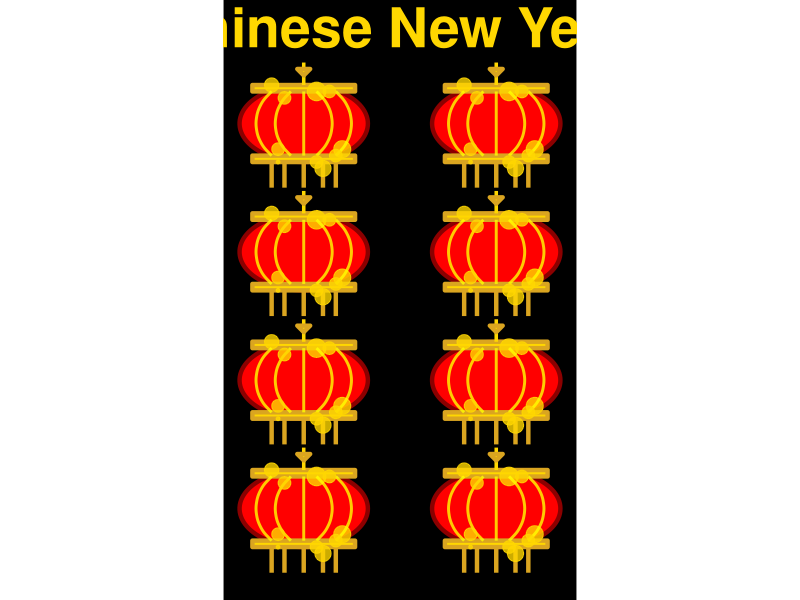

Write the R code that produced this figure.
## ---- chunk 1
knitr::opts_chunk$set(
  warning = FALSE,
  message = FALSE,
  fig.path = "figs/",
  fig.width = 7.252,
  fig.height = 4,
  comment = "#>",
  fig.retina = 3,
  R.options = list(width = 60)
)
## ---- chunk 2
library(ggplot2)
library(dplyr)
library(tibble)
## ---- chunk 3
# Make one red lantern - coding all the elements of a lantern
lantern_body <- tibble(
  x = cos(seq(0, 2 * pi, length.out = 100)),
  y = sin(seq(0, 2 * pi, length.out = 100)) * 0.6 # Oval shape
)

# Decorative gold band at the top and bottom
gold_band_top <- tibble(
  x = c(-0.8, 0.8, 0.8, -0.8),
  y = c(0.6, 0.6, 0.5, 0.5)
)

gold_band_bottom <- tibble(
  x = c(-0.8, 0.8, 0.8, -0.8),
  y = c(-0.5, -0.5, -0.6, -0.6)
)

# Tassels at the bottom
tassels <- tibble(
  x = c(-0.5, -0.3, 0, 0.3, 0.5),
  xend = c(-0.5, -0.3, 0, 0.3, 0.5),
  y = rep(-0.6, 5),
  yend = rep(-1.0, 5)
)

# Hanging string at the top
hanging_string <- tibble(
  x = c(0, 0),
  y = c(0.6, 0.75)  # Longer hanging string for traditional look
)

# Chinese knot at the top
chinese_knot <- tibble(
  x = c(0, 0.1, -0.1, 0),
  y = c(0.75, 0.85, 0.85, 0.75)
)

# Star-like lights (small golden stars on the lantern)
stars <- tibble(
  x = c(0.2, -0.5, 0.6, -0.4, 0.3),
  y = c(0.5, 0.6, -0.4, -0.6, -0.7),
  size = c(2, 1.5, 1.8, 1, 1.7)
)

# Additional decorative curved lines on the lantern body
curved_lines <- tibble(
  x = c(0, 0.5, 1, 0.5, 0),
  y = c(0.3, 0.5, 0.3, -0.5, -0.7)
)

# More golden dots along the body of the lantern
dots <- tibble(
  x = c(-0.3, 0.4, -0.4, 0.5, 0.2),
  y = c(0.4, 0.5, -0.4, -0.5, -0.6)
)

# Adding vertical semi-circle curved lines
semi_circles_vertical <- tibble(
  x = c(-0.6, -0.4, 0, 0.4, 0.7),  # X positions for vertical curves
  y_start = rep(0.5, 5),  # Start at the top of the lantern
  y_end = rep(-0.5, 5),  # End at the bottom of the lantern
  curvature = c(-0.5, 0.5, -0.5, 0.5, -0.5)  # Same curvature for a semi-circle effect
)

## ---- chunk 4
# Make a function to arrange the positions (x and y) of lanterns on one figure
create_lantern_layers <- function(offset_x = 0, offset_y = 0) {
  list(
    # Lantern body
    geom_polygon(
      data = lantern_body %>% mutate(x = x + offset_x, y = y + offset_y),
      aes(x = x, y = y),
      fill = "red", color = "darkred", size = 1.5
    ),
    # Gold band at the top
    geom_polygon(
      data = gold_band_top %>% mutate(x = x + offset_x, y = y + offset_y),
      aes(x = x, y = y),
      fill = "gold", color = "goldenrod", size = 1.5
    ),
    # Gold band at the bottom
    geom_polygon(
      data = gold_band_bottom %>% mutate(x = x + offset_x, y = y + offset_y),
      aes(x = x, y = y),
      fill = "gold", color = "goldenrod", size = 1.5
    ),
    # Tassels at the bottom
    geom_segment(
      data = tassels %>% mutate(x = x + offset_x, xend = xend + offset_x, y = y + offset_y, yend = yend + offset_y),
      aes(x = x, y = y, xend = xend, yend = yend),
      color = "goldenrod", size = 1.5
    ),
    # Hanging string
    geom_segment(
      data = hanging_string %>% mutate(x = x + offset_x, y = y + offset_y),
      aes(x = x, y = y, xend = x, yend = y + 0.2),
      color = "gold", size = 1.2
    ),
    # Chinese knot at the top
    geom_polygon(
      data = chinese_knot %>% mutate(x = x + offset_x, y = y + offset_y),
      aes(x = x, y = y),
      fill = "gold", color = "goldenrod", size = 1.5
    ),
    # Tiny stars/lights around the lantern
    geom_point(
      data = stars %>% mutate(x = x + offset_x, y = y + offset_y),
      aes(x = x, y = y, size = size),
      color = "gold", alpha = 0.8,
      show.legend = FALSE
    ),
    # Add vertical semi-circle curved lines on the lantern body
    geom_curve(
      aes(x = offset_x - 0.5, y = offset_y + 0.5, xend = offset_x - 0.5, yend = offset_y - 0.5),
      curvature = 0.5, color = "yellow", size = 1, alpha = 0.8
    ),
    geom_curve(
      aes(x = offset_x - 0.2, y = offset_y + 0.5, xend = offset_x - 0.2, yend = offset_y - 0.5),
      curvature = 0.5, color = "yellow", size = 1, alpha = 0.8
    ),
    geom_curve(
      aes(x = offset_x, y = offset_y + 0.5, xend = offset_x, yend = offset_y - 0.5),
      curvature = 0, color = "yellow", size = 1, alpha = 0.8
    ),
    geom_curve(
      aes(x = offset_x + 0.2, y = offset_y + 0.5, xend = offset_x + 0.2, yend = offset_y - 0.5),
      curvature = -0.5, color = "yellow", size = 1, alpha = 0.8
    ),
    geom_curve(
      aes(x = offset_x + 0.5, y = offset_y + 0.5, xend = offset_x + 0.5, yend = offset_y - 0.5),
      curvature = -0.5, color = "yellow", size = 1, alpha = 0.8
    ),
    # Dots along the lantern body
    geom_point(
      data = dots %>% mutate(x = x + offset_x, y = y + offset_y),
      aes(x = x, y = y),
      color = "gold", size = 4, alpha = 0.8
    )
  )
}

# Combine all lanterns into a single plot
lanterns_plot <- ggplot() +
  # Add eight lanterns with different offsets
  create_lantern_layers(-1.5, 1) +
  create_lantern_layers(1.5, 1) +
  create_lantern_layers(-1.5, -1) +
  create_lantern_layers(1.5, -1) +
  create_lantern_layers(-1.5, -3) +
  create_lantern_layers(1.5, -3) +
  create_lantern_layers(-1.5, -5) +
  create_lantern_layers(1.5, -5) +
  # Fixed axis and black background
  coord_fixed() +
  theme_void() +
  theme(panel.background = element_rect(fill = "black")) +
  # Add the "Happy Chinese New Year!" message at the top
  annotate("text", x = 0, y = 2.5, label = "Happy Chinese New Year 2025!!!", size = 14, color = "gold", fontface = "bold", hjust = 0.5)

# Display the plot
print(lanterns_plot)

## ---- chunk 5
lantern_body <- tibble(
  x = cos(seq(0, 2 * pi, length.out = 100)),
  y = sin(seq(0, 2 * pi, length.out = 100)) * 0.6 # Oval shape
)

# Decorative gold band at the top and bottom
gold_band_top <- tibble(
  x = c(-0.8, 0.8, 0.8, -0.8),
  y = c(0.6, 0.6, 0.5, 0.5)
)

gold_band_bottom <- tibble(
  x = c(-0.8, 0.8, 0.8, -0.8),
  y = c(-0.5, -0.5, -0.6, -0.6)
)

# Tassels at the bottom
tassels <- tibble(
  x = c(-0.5, -0.3, 0, 0.3, 0.5),
  xend = c(-0.5, -0.3, 0, 0.3, 0.5),
  y = rep(-0.6, 5),
  yend = rep(-1.0, 5)
)

# Hanging string at the top
hanging_string <- tibble(
  x = c(0, 0),
  y = c(0.6, 0.75)  # Longer hanging string for traditional look
)

# Chinese knot at the top
chinese_knot <- tibble(
  x = c(0, 0.1, -0.1, 0),
  y = c(0.75, 0.85, 0.85, 0.75)
)

# Star-like lights (small golden stars on the lantern)
stars <- tibble(
  x = c(0.2, -0.5, 0.6, -0.4, 0.3),
  y = c(0.5, 0.6, -0.4, -0.6, -0.7),
  size = c(2, 1.5, 1.8, 1, 1.7)
)

# Additional decorative curved lines on the lantern body
curved_lines <- tibble(
  x = c(0, 0.5, 1, 0.5, 0),
  y = c(0.3, 0.5, 0.3, -0.5, -0.7)
)

# More golden dots along the body of the lantern
dots <- tibble(
  x = c(-0.3, 0.4, -0.4, 0.5, 0.2),
  y = c(0.4, 0.5, -0.4, -0.5, -0.6)
)

# Adding vertical semi-circle curved lines
semi_circles_vertical <- tibble(
  x = c(-0.6, -0.4, 0, 0.4, 0.7),  # X positions for vertical curves
  y_start = rep(0.5, 5),  # Start at the top of the lantern
  y_end = rep(-0.5, 5),  # End at the bottom of the lantern
  curvature = c(-0.5, 0.5, -0.5, 0.5, -0.5)  # Same curvature for a semi-circle effect
)
## ---- chunk 6
create_lantern_layers <- function(offset_x = 0, offset_y = 0) {
  list(
    # Lantern body
    geom_polygon(
      data = lantern_body %>% mutate(x = x + offset_x, y = y + offset_y),
      aes(x = x, y = y),
      fill = "red", color = "darkred", size = 1.5
    ),
    # Gold band at the top
    geom_polygon(
      data = gold_band_top %>% mutate(x = x + offset_x, y = y + offset_y),
      aes(x = x, y = y),
      fill = "gold", color = "goldenrod", size = 1.5
    ),
    # Gold band at the bottom
    geom_polygon(
      data = gold_band_bottom %>% mutate(x = x + offset_x, y = y + offset_y),
      aes(x = x, y = y),
      fill = "gold", color = "goldenrod", size = 1.5
    ),
    # Tassels at the bottom
    geom_segment(
      data = tassels %>% mutate(x = x + offset_x, xend = xend + offset_x, y = y + offset_y, yend = yend + offset_y),
      aes(x = x, y = y, xend = xend, yend = yend),
      color = "goldenrod", size = 1.5
    ),
    # Hanging string
    geom_segment(
      data = hanging_string %>% mutate(x = x + offset_x, y = y + offset_y),
      aes(x = x, y = y, xend = x, yend = y + 0.2),
      color = "gold", size = 1.2
    ),
    # Chinese knot at the top
    geom_polygon(
      data = chinese_knot %>% mutate(x = x + offset_x, y = y + offset_y),
      aes(x = x, y = y),
      fill = "gold", color = "goldenrod", size = 1.5
    ),
    # Tiny stars/lights around the lantern
    geom_point(
      data = stars %>% mutate(x = x + offset_x, y = y + offset_y),
      aes(x = x, y = y, size = size),
      color = "gold", alpha = 0.8,
      show.legend = FALSE
    ),
    # Add vertical semi-circle curved lines on the lantern body
    geom_curve(
      aes(x = offset_x - 0.5, y = offset_y + 0.5, xend = offset_x - 0.5, yend = offset_y - 0.5),
      curvature = 0.5, color = "yellow", size = 1, alpha = 0.8
    ),
    geom_curve(
      aes(x = offset_x - 0.2, y = offset_y + 0.5, xend = offset_x - 0.2, yend = offset_y - 0.5),
      curvature = 0.5, color = "yellow", size = 1, alpha = 0.8
    ),
    geom_curve(
      aes(x = offset_x, y = offset_y + 0.5, xend = offset_x, yend = offset_y - 0.5),
      curvature = 0, color = "yellow", size = 1, alpha = 0.8
    ),
    geom_curve(
      aes(x = offset_x + 0.2, y = offset_y + 0.5, xend = offset_x + 0.2, yend = offset_y - 0.5),
      curvature = -0.5, color = "yellow", size = 1, alpha = 0.8
    ),
    geom_curve(
      aes(x = offset_x + 0.5, y = offset_y + 0.5, xend = offset_x + 0.5, yend = offset_y - 0.5),
      curvature = -0.5, color = "yellow", size = 1, alpha = 0.8
    ),
    # Dots along the lantern body
    geom_point(
      data = dots %>% mutate(x = x + offset_x, y = y + offset_y),
      aes(x = x, y = y),
      color = "gold", size = 4, alpha = 0.8
    )
  )
}

## ---- chunk 7
lanterns_plot <- ggplot() +
  # Add eight lanterns with different offsets
  create_lantern_layers(-1.5, 1) +
  create_lantern_layers(1.5, 1) +
  create_lantern_layers(-1.5, -1) +
  create_lantern_layers(1.5, -1) +
  create_lantern_layers(-1.5, -3) +
  create_lantern_layers(1.5, -3) +
  create_lantern_layers(-1.5, -5) +
  create_lantern_layers(1.5, -5) +
  # Fixed axis and black background
  coord_fixed() +
  theme_void() +
  theme(panel.background = element_rect(fill = "black")) +
  # Add the "Happy Chinese New Year!" message at the top
  annotate("text", x = 0, y = 2.5, label = "Happy Chinese New Year 2025!!!", size = 14, color = "gold", fontface = "bold", hjust = 0.5)

